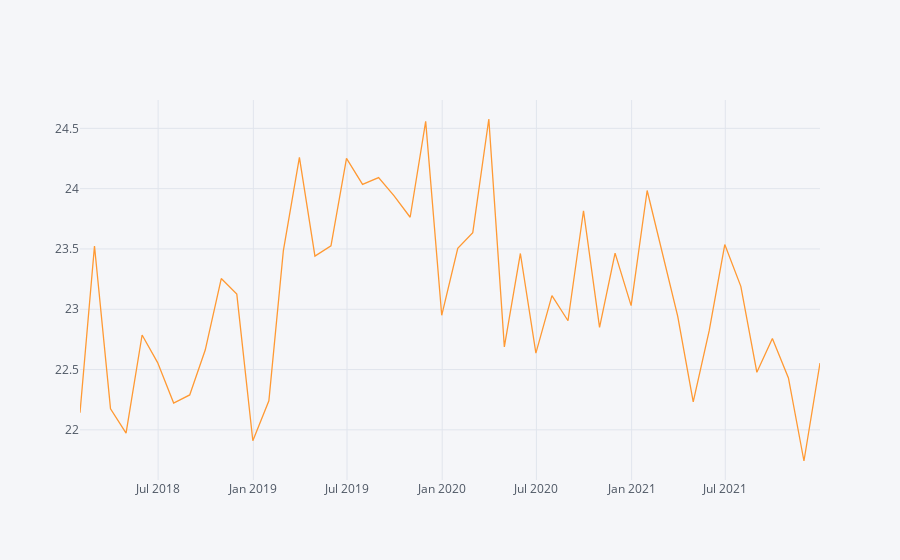

Here is the notebook cell this chart was saved with:
### Code cell
ts_df.set_index("date")["price_sqm"].resample("M").mean().iplot()

### Figure 1 — Plotly figure (JSON) as saved in the notebook; plotly's stock layout.template omitted (floating-point values rounded to 4 significant figures)
{"data": [{"line": {"color": "rgba(255, 153, 51, 1.0)", "dash": "solid", "shape": "linear", "width": 1.3}, "mode": "lines", "name": "price_sqm", "text": "", "type": "scatter", "x": ["2018-01-31", "2018-02-28", "2018-03-31", "2018-04-30", "2018-05-31", "2018-06-30", "2018-07-31", "2018-08-31", "2018-09-30", "2018-10-31", "2018-11-30", "2018-12-31", "2019-01-31", "2019-02-28", "2019-03-31", "2019-04-30", "2019-05-31", "2019-06-30", "2019-07-31", "2019-08-31", "2019-09-30", "2019-10-31", "2019-11-30", "2019-12-31", "2020-01-31", "2020-02-29", "2020-03-31", "2020-04-30", "2020-05-31", "2020-06-30", "2020-07-31", "2020-08-31", "2020-09-30", "2020-10-31", "2020-11-30", "2020-12-31", "2021-01-31", "2021-02-28", "2021-03-31", "2021-04-30", "2021-05-31", "2021-06-30", "2021-07-31", "2021-08-31", "2021-09-30", "2021-10-31", "2021-11-30", "2021-12-31"], "y": [22.14, 23.52, 22.17, 21.97, 22.79, 22.56, 22.22, 22.29, 22.66, 23.25, 23.13, 21.91, 22.24, 23.49, 24.26, 23.44, 23.53, 24.25, 24.04, 24.09, 23.94, 23.76, 24.56, 22.95, 23.5, 23.64, 24.58, 22.69, 23.46, 22.64, 23.11, 22.9, 23.82, 22.85, 23.47, 23.03, 23.98, 23.5, 22.94, 22.23, 22.82, 23.54, 23.19, 22.48, 22.76, 22.43, 21.74, 22.55]}], "layout": {"legend": {"bgcolor": "#F5F6F9", "font": {"color": "#4D5663"}}, "paper_bgcolor": "#F5F6F9", "plot_bgcolor": "#F5F6F9", "title": {"font": {"color": "#4D5663"}}, "xaxis": {"gridcolor": "#E1E5ED", "showgrid": true, "tickfont": {"color": "#4D5663"}, "title": {"font": {"color": "#4D5663"}, "text": ""}, "zerolinecolor": "#E1E5ED"}, "yaxis": {"gridcolor": "#E1E5ED", "showgrid": true, "tickfont": {"color": "#4D5663"}, "title": {"font": {"color": "#4D5663"}, "text": ""}, "zerolinecolor": "#E1E5ED"}}}
